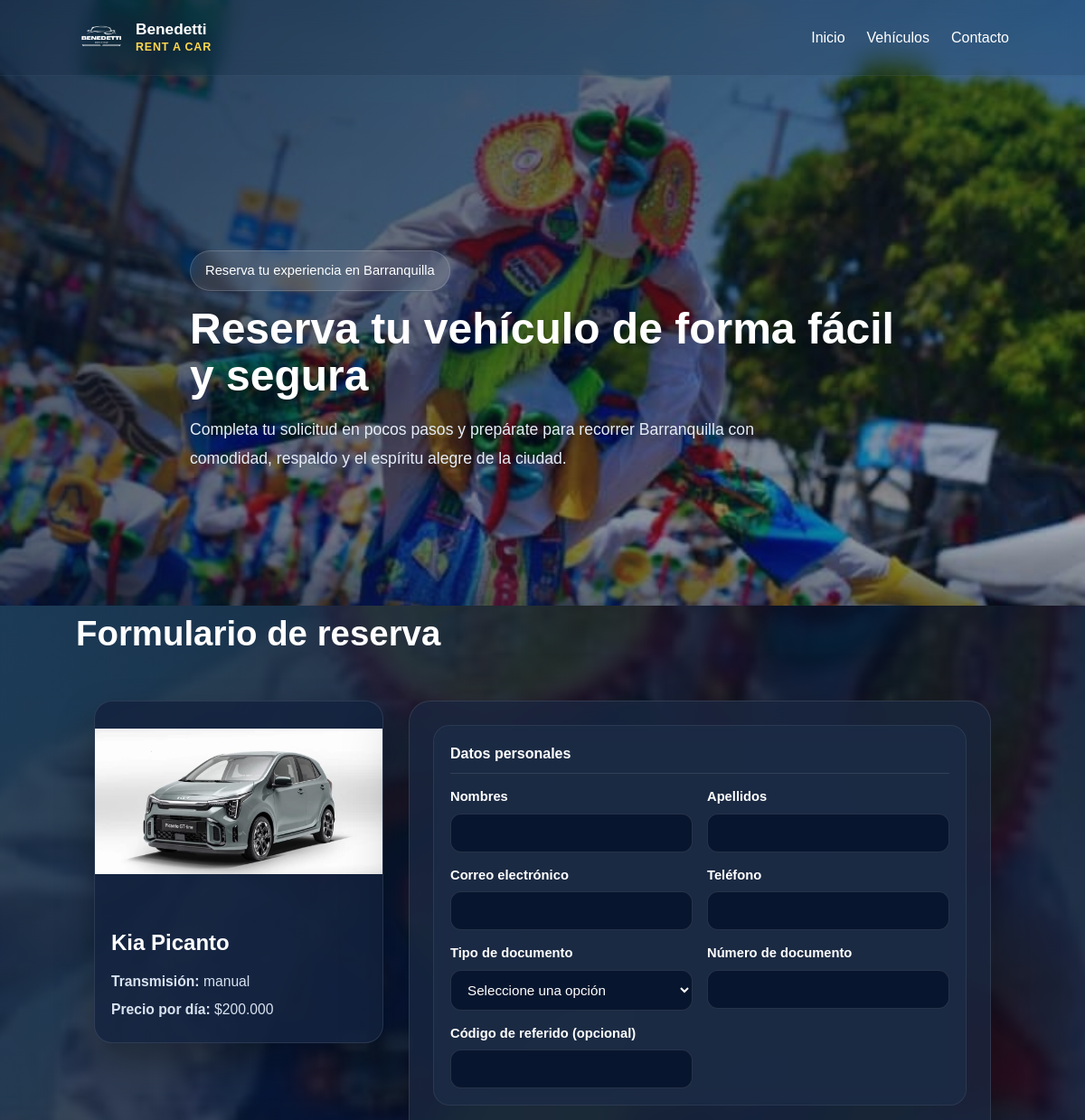
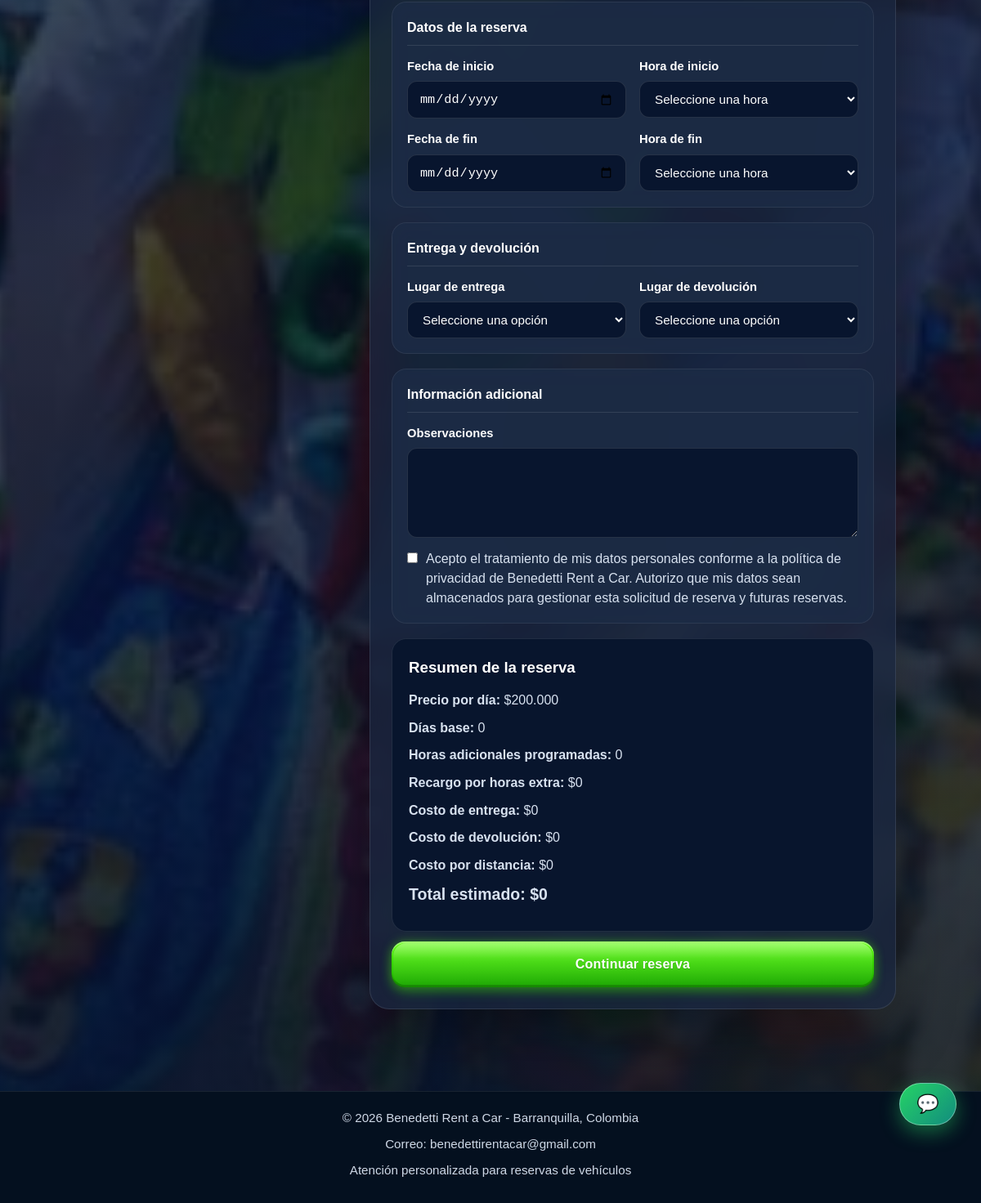
The app's page /public/reserva.php?id_vehiculo=1 with its own data (2 pictures, top to bottom).
### tables this page shows
CREATE TABLE `vehiculos` (
  `id_vehiculo` int(11) NOT NULL,
  `codigo_vehiculo` varchar(20) DEFAULT NULL,
  `marca` varchar(100) NOT NULL,
  `modelo` varchar(100) NOT NULL,
  `color` varchar(50) DEFAULT NULL,
  `capacidad` int(11) DEFAULT NULL,
  `transmision` enum('manual','automatica') DEFAULT NULL,
  `categoria` enum('sedan','hatchback','suv','pickup','coupe','van','camioneta') DEFAULT NULL,
  `anio` int(11) DEFAULT NULL,
  `placa` varchar(20) NOT NULL,
  `precio_dia` decimal(10,2) NOT NULL,
  `estado` enum('disponible','reservado','mantenimiento','inactivo') NOT NULL DEFAULT 'disponible',
  `created_at` timestamp NOT NULL DEFAULT current_timestamp(),
  `updated_at` timestamp NULL DEFAULT current_timestamp() ON UPDATE current_timestamp(),
  `precio_especial_3_dias` decimal(10,2) DEFAULT NULL,
  `imagen` varchar(255) DEFAULT NULL,
  `precio_hora_extra` decimal(10,2) DEFAULT NULL
);

### public/reserva.php (the view, shortened to what this page needs)
<?php
require_once __DIR__ . '/../config/database.php';
require_once __DIR__ . '/../views/partials/header.php';
require_once __DIR__ . '/../views/partials/navbar.php';
$vehiculo = null;
if (isset($_GET['id_vehiculo']) && !empty($_GET['id_vehiculo'])) {
    $id_vehiculo = (int)$_GET['id_vehiculo'];
    $sql = "SELECT * FROM vehiculos WHERE id_vehiculo = :id_vehiculo LIMIT 1";
    $stmt = $conexion->prepare($sql);
    $stmt->bindValue(':id_vehiculo', $id_vehiculo, PDO::PARAM_INT);
    $stmt->execute();
    $vehiculo = $stmt->fetch(PDO::FETCH_ASSOC);
} else {
    $mensaje = 'No se seleccionó ningún vehículo.';
    $mensaje_tipo = 'error';
}
function obtenerImagenVehiculo(?string $imagen): string
{
    $baseUrl = '/benedetti-rent-a-car/assets/img/';
    $basePath = __DIR__ . '/../assets/img/';
    if (!empty($imagen)) {
        $imagen = basename($imagen);
        $rutaVehiculos = $basePath . 'vehiculos/' . $imagen;
        if (file_exists($rutaVehiculos)) {
            return $baseUrl . 'vehiculos/' . rawurlencode($imagen);
        }
    }
    return $baseUrl . 'no-image.png';
}
$precioDia = $vehiculo ? (float)$vehiculo['precio_dia'] : 0;
$imagenVehiculo = $vehiculo ? obtenerImagenVehiculo($vehiculo['imagen'] ?? '') : '/benedetti-rent-a-car/assets/img/no-image.png';
?>
<section class="reserva-hero">
    <div class="container reserva-hero-content">
        <span class="reserva-badge">Reserva tu experiencia en Barranquilla</span>
        <h1>Reserva tu vehículo de forma fácil y segura</h1>
        <p>
            Completa tu solicitud en pocos pasos y prepárate para recorrer Barranquilla con comodidad,
            respaldo y el espíritu alegre de la ciudad.
        </p>
    </div>
</section>
<main class="reserva-page">
    <div class="container">
        <h1 class="reserva-title">Formulario de reserva</h1>
        <?php if ($vehiculo): ?>
            <div class="reserva-layout-pro">
                <aside class="reserva-sidebar">
    <div class="reserva-vehiculo-card">
        <img
            src="<?php echo htmlspecialchars($imagenVehiculo); ?>"
            alt="<?php echo htmlspecialchars($vehiculo['marca'] . ' ' . $vehiculo['modelo']); ?>"
            class="vehiculo-img"
        >
        <div class="vehiculo-info">
            <h3><?php echo htmlspecialchars($vehiculo['marca'] . ' ' . $vehiculo['modelo']); ?></h3>
            <p><strong>Transmisión:</strong> <?php echo htmlspecialchars($vehiculo['transmision']); ?></p>
            <p><strong>Precio por día:</strong> $<?php echo number_format((float)$vehiculo['precio_dia'], 0, ',', '.'); ?></p>
        </div>
    </div>
</aside>
                <form action="/benedetti-rent-a-car/public/procesar_reserva.php" method="POST" class="reserva-form-card">
                    <section class="reserva-block">
                        <h2 class="reserva-block-title">Datos personales</h2>
                        <div class="reserva-grid-2">
                            <div class="form-group">
                                <label for="nombres">Nombres</label>
                                <input type="text" id="nombres" name="nombres" required>
                            </div>
                            <div class="form-group">
                                <label for="apellidos">Apellidos</label>
                                <input type="text" id="apellidos" name="apellidos" required>
                            </div>
                            <div class="form-group">
                                <label for="correo">Correo electrónico</label>
                                <input type="email" id="correo" name="correo" required>
                            </div>
                            <div class="form-group">
                                <label for="telefono">Teléfono</label>
                                <input type="text" id="telefono" name="telefono" required>
                            </div>
                            <div class="form-group">
                                <label for="tipo_documento">Tipo de documento</label>
                                <select id="tipo_documento" name="tipo_documento" required>
                                    <option value="">Seleccione una opción</option>
                                </select>
                            </div>
                            <div class="form-group">
                                <label for="numero_documento">Número de documento</label>
                                <input type="text" id="numero_documento" name="numero_documento" required>
                            </div>
                            <div class="form-group">
                                <label for="codigo_referido">Código de referido (opcional)</label>
                                <input type="text" id="codigo_referido" name="codigo_referido">
                            </div>
                        </div>
                    </section>
                    <section class="reserva-block">
                        <h2 class="reserva-block-title">Datos de la reserva</h2>
                        <div class="reserva-grid-2">
                            <div class="form-group">
                                <label for="fecha_inicio">Fecha de inicio</label>
                                <input type="date" id="fecha_inicio" name="fecha_inicio" required>
                            </div>
                            <div class="form-group">
                                <label for="hora_inicio">Hora de inicio</label>
                                <select id="hora_inicio" name="hora_inicio" required>
                                    <option value="">Seleccione una hora</option>
                                </select>
                            </div>
                            <div class="form-group">
                                <label for="fecha_fin">Fecha de fin</label>
                                <input type="date" id="fecha_fin" name="fecha_fin" required>
                            </div>
                            <div class="form-group">
                                <label for="hora_fin">Hora de fin</label>
                                <select id="hora_fin" name="hora_fin" required>
                                    <option value="">Seleccione una hora</option>
                                </select>
                            </div>
                        </div>
                    </section>
                    <section class="reserva-block">
                        <h2 class="reserva-block-title">Entrega y devolución</h2>
                        <div class="reserva-grid-2">
                            <div class="form-group">
                                <label for="lugar_entrega_opcion">Lugar de entrega</label>
                                <select id="lugar_entrega_opcion" name="lugar_entrega_opcion" required>
                                    <option value="">Seleccione una opción</option>
                                </select>
                            </div>
                            <div class="form-group">
                                <label for="lugar_devolucion_opcion">Lugar de devolución</label>
                                <select id="lugar_devolucion_opcion" name="lugar_devolucion_opcion" required>
                                    <option value="">Seleccione una opción</option>
                                </select>
                            </div>
                        </div>
                    </section>
                    <section class="reserva-block">
                        <h2 class="reserva-block-title">Información adicional</h2>
                        <div class="reserva-grid-1">
                            <div class="form-group">
                                <label for="observaciones">Observaciones</label>
                                <textarea id="observaciones" name="observaciones" rows="4"></textarea>
                            </div>
                            <label class="checkbox-line">
                                <input type="checkbox" name="acepta_datos" value="1" required>
                                <span>
                                    Acepto el tratamiento de mis datos personales conforme a la política de privacidad de Benedetti Rent a Car.
                                    Autorizo que mis datos sean almacenados para gestionar esta solicitud de reserva y futuras reservas.
                                </span>
                            </label>
                        </div>
                    </section>
                    <section class="reserva-resumen">
                        <h3>Resumen de la reserva</h3>
                        <p><strong>Precio por día:</strong> $<span id="precio-dia"><?php echo number_format($precioDia, 0, ',', '.'); ?></span></p>
                        <p><strong>Días base:</strong> <span id="dias-base">0</span></p>
                        <p><strong>Horas adicionales programadas:</strong> <span id="horas-extra">0</span></p>
                        <p><strong>Recargo por horas extra:</strong> $<span id="recargo-horas">0</span></p>
                        <p><strong>Costo de entrega:</strong> $<span id="costo-entrega">0</span></p>
                        <p><strong>Costo de devolución:</strong> $<span id="costo-devolucion">0</span></p>
                        <p><strong>Costo por distancia:</strong> $<span id="costo-km">0</span></p>
                        <p class="reserva-total"><strong>Total estimado:</strong> $<span id="total-estimado">0</span></p>
                    </section>
                    <button type="submit" class="btn btn-primary">Continuar reserva</button>
                </form>
            </div>
        <?php endif; ?>
    </div>
</main>
<?php require_once __DIR__ . '/../views/partials/footer.php'; ?>

### assets/css/style.css (style rules this page uses)
* { margin: 0; padding: 0; box-sizing: border-box; }
:root { --bg-main: #07152b; --bg-section: #061226; --bg-card: #13233f; --bg-card-2: #1a2a45; --bg-input: #08152d; --text-main: #ffffff; --text-soft: #d8e2f0; --text-soft-2: #cfd8e6; --border-soft: rgba(255, 255, 255, 0.08); --yellow-soft: #ffd84d; }
html, body { width: 100%; overflow-x: hidden; }
body { font-family: Arial, sans-serif; background: var(--bg-main); color: var(--text-main); line-height: 1.6; }
img { max-width: 100%; display: block; }
.container { width: 100%; max-width: 1200px; margin: 0 auto; }
.btn { position: relative; display: inline-flex; align-items: center; justify-content: center; gap: 10px; min-height: 56px; padding: 14px 30px; border-radius: 999px; border: none; font-size: 0.98rem; font-weight: 700; letter-spacing: 0.2px; text-align: center; cursor: pointer; overflow: hidden; transition: transform 0.22s ease, box-shadow 0.22s ease, filter 0.22s ease, background 0.22s ease; }
.btn::before { content: ""; position: absolute; inset: 2px; border-radius: inherit; background: linear-gradient( 180deg, rgba(255, 255, 255, 0.35) 0%, rgba(255, 255, 255, 0.10) 35%, rgba(255, 255, 255, 0.02) 100% ); pointer-events: none; z-index: 1; }
.btn::after { content: ""; position: absolute; top: 0; left: -35%; width: 30%; height: 100%; background: linear-gradient( 120deg, rgba(255, 255, 255, 0) 0%, rgba(255, 255, 255, 0.42) 50%, rgba(255, 255, 255, 0) 100% ); transform: skewX(-22deg); transition: left 0.55s ease; pointer-events: none; z-index: 1; }
.btn-primary { color: #ffffff; background: linear-gradient( 180deg, #6eff1f 0%, #38d600 45%, #19a500 100% ); box-shadow: inset 0 2px 0 rgba(255, 255, 255, 0.35), inset 0 -3px 0 rgba(0, 0, 0, 0.18), 0 6px 14px rgba(42, 205, 0, 0.35), 0 0 14px rgba(106, 255, 31, 0.30); text-shadow: 0 1px 1px rgba(0, 0, 0, 0.18); }
.vehiculo-img { width: 100%; height: 230px; object-fit: cover; }
.vehiculo-info { padding: 20px; }
.vehiculo-info h3 { color: #22c55e; margin-bottom: 10px; font-size: 1.5rem; }
.vehiculo-info p { color: #d6dfeb; line-height: 1.6; margin-bottom: 8px; font-size: 0.98rem; }
.form-group { display: flex; flex-direction: column; gap: 6px; }
.form-group label { font-size: 0.95rem; font-weight: 600; color: #ffffff; }
.form-group input, .form-group select, .form-group textarea { width: 100%; background: var(--bg-input); color: #ffffff; border: 1px solid #3a4b66; border-radius: 12px; padding: 13px 14px; font-size: 0.95rem; transition: all 0.25s ease; }
.form-group textarea { resize: vertical; min-height: 110px; }
.form-group input::placeholder, .form-group textarea::placeholder { color: #8ea3bf; }
.reserva-layout-pro { display: flex; gap: 30px; padding: 20px; }
.reserva-sidebar { width: 30%; }
.reserva-vehiculo-card { border-radius: 20px; overflow: hidden; }
.vehiculo-img { width: 100%; height: 220px; object-fit: cover; border-radius: 12px; margin-bottom: 10px; }

### records on screen
vehiculos: imagen (picture), marca+modelo "Kia Picanto", transmision "manual", precio_dia "200.000"
